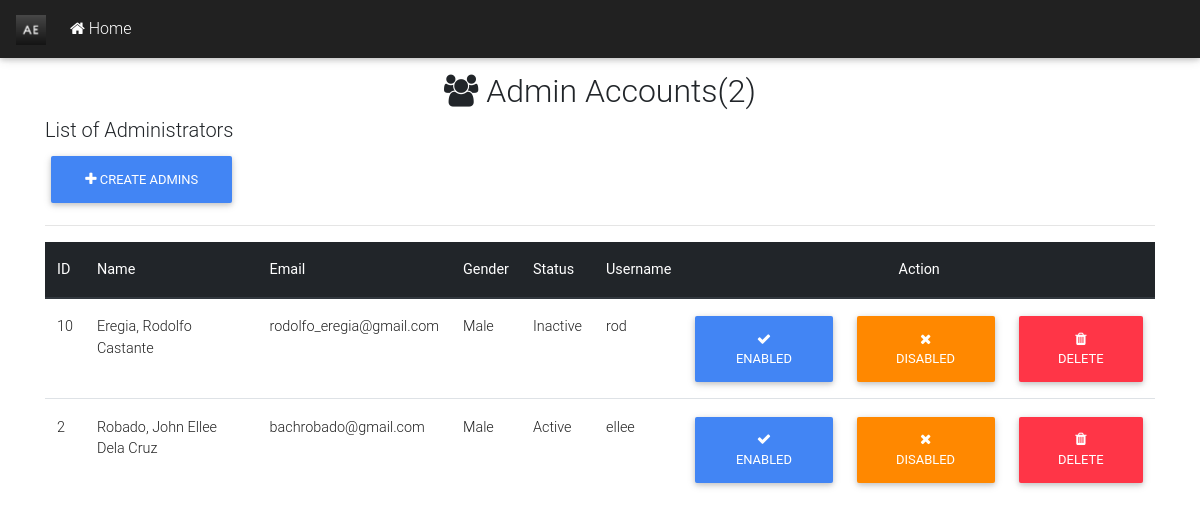
The app's page /admin-manage-admin-accounts.php (signed in) with its own data.
### tables this page shows
CREATE TABLE `accounts` (
  `ID` int(11) NOT NULL,
  `LastName` varchar(100) NOT NULL,
  `FirstName` varchar(100) NOT NULL,
  `MiddleName` varchar(100) NOT NULL,
  `Email` varchar(50) NOT NULL,
  `Birthdate` varchar(100) NOT NULL,
  `Gender` varchar(100) NOT NULL,
  `Type` varchar(50) NOT NULL,
  `Status` varchar(50) NOT NULL,
  `Username` varchar(100) NOT NULL,
  `Password` varchar(100) NOT NULL
);

### admin-manage-admin-accounts.php (the view, shortened to what this page needs)
<!DOCTYPE html>
<?php
	include ('connection.php');
	$user_sql = "SELECT ID FROM accounts WHERE Type = 'Admin'";
	$user_res = mysqli_query($conn, $user_sql);
	$user_count = mysqli_num_rows($user_res);
?>
<html>
<head>
	<?php include('library/html/header.php'); ?>
</head>
<body>
	<?php include('library/html/navbar2.php');  ?>
	<div class="container">
		<div class="page-header">
			<h2 class="text-center"	><span class="fa fa-users"></span> Admin Accounts(<?php echo htmlspecialchars($user_count); ?>)</h2>
			<h5>List of Administrators</h5>
			<a class="btn btn-primary" href="admin-create-admins.php"><span class="fa fa-plus"></span> Create Admins</a>
			<hr>
		</div>
		<div class="table-responsive">
			<table class="table table-hover text-dark">
				<thead class="thead-dark">
					<tr>
						<th colspan="1">ID</th>
						<th colspan="1">Name</th>
						<th colspan="1">Email</th>
						<th colspan="1">Gender</th>
						<th colspan="1">Status</th>
						<th colspan="1">Username</th>
						<th class="text-center" colspan="3">Action</th>
					</tr>
				</thead>
				<tbody>
					<?php
					$disp_user = "SELECT * FROM accounts WHERE Type = 'Admin' ORDER BY ID DESC";
					$disp_res = mysqli_query($conn, $disp_user);
					$disp_count = mysqli_num_rows($disp_res);
					if ($disp_count > 0) {
						while ($row = mysqli_fetch_assoc($disp_res)) {
						$fullname = htmlspecialchars($row['LastName']).  ", ". htmlspecialchars($row['FirstName']) . " " . htmlspecialchars($row['MiddleName']);
						echo "<tr>
							<td>".htmlspecialchars($row['ID'])."</td>
							<td>".htmlspecialchars($fullname)."</td>
							<td>".htmlspecialchars($row['Email'])."</td>
							<td>".htmlspecialchars($row['Gender'])."</td>
							<td>".htmlspecialchars($row['Status'])."</td>
							<td>".htmlspecialchars($row['Username'])."</td>
							<td><a class='btn btn-primary' href='actions.php?admin_act=".$row['ID']."'><span class='fa fa-check'></span> Enabled</a></td>
							<td><a class='btn btn-warning' href='actions.php?admin_deact=".$row['ID']."'><span class='fa fa-close'></span> Disabled</a></td>
							<td><a class='btn btn-danger' href='actions.php?del_admin=".$row['ID']."'><span class='fa fa-trash'></span> Delete</a>
						</tr>";
					}
		      	} else {
					echo "<tr><td colspan='7'><h3 class='alert alert-warning text-center'>
                            <span class='fa fa-warning'></span> Admins Not Found</h3></td></tr>";
				}
					?>
				</tbody>
			</table>
		</div>
	</div>
</body>
</html>

### CSS/design.css (style rules this page uses)
html, body, header, .jarallax { height: 95vh; background-attachment: fixed; background-position: center; background-repeat: no-repeat; background-size: cover; }
html, body, header, .intro-2 { height: 550px; }
body { min-height:200vh; }

### records on screen
accounts: ID "10", fullname "Eregia, Rodolfo Castante", Email "rodolfo_eregia@gmail.com", Gender "Male", Status "Inactive", Username "rod"
accounts: ID "2", fullname "Robado, John Ellee Dela Cruz", Email "bachrobado@gmail.com", Gender "Male", Status "Active", Username "ellee"

### other values on screen
$user_count "2"
